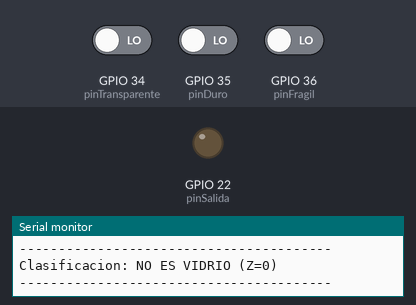
A sketch run on a simulated ESP32. Parts: output pins drawn as LEDs (lit = HIGH), the last lines printed to the serial monitor. Inputs (shaded band) come from the test bench; at power-on: GPIO 36 (pinFragil) LOW, GPIO 34 (pinTransparente) LOW, GPIO 35 (pinDuro) LOW.

Above: at 11.1 s.
11.2 s: GPIO 36 (pinFragil) driven HIGH
At 16.3 s:
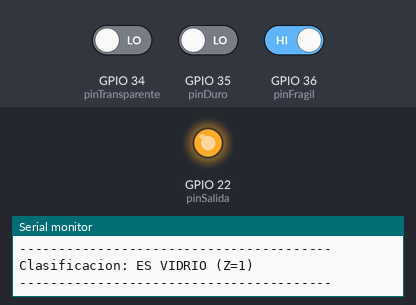
17.4 s: GPIO 34 (pinTransparente) driven HIGH
27.4 s: GPIO 35 (pinDuro) driven HIGH
Timing chart, 0 to 30.4 s (numbered marks = the images above; inputs shaded):
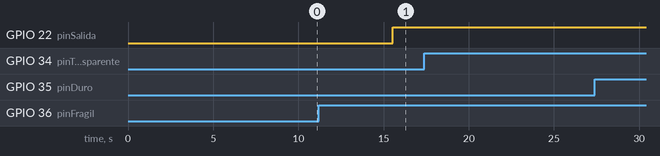

The sketch:

ejercicio1puntob.ino
```cpp
const int pinTransparente = 34;
const int pinDuro = 35;
const int pinFragil = 36;
const int pinSalida = 22;

void setup() {
  pinMode(pinTransparente, INPUT);
  pinMode(pinDuro, INPUT);
  pinMode(pinFragil, INPUT);
  pinMode(pinSalida, OUTPUT);
  Serial.begin(9600);
}

void loop() {
  bool w = digitalRead(pinTransparente);
  bool x = digitalRead(pinDuro);
  bool y = digitalRead(pinFragil);

  bool esVidrio = (w && x) || ((!w || !x) && y);

  digitalWrite(pinSalida, esVidrio);

  Serial.println("----------------------------------------");
  Serial.println("Estado de los sensores:");
  Serial.print("Transparente (w): ");
  Serial.println(w ? "SI" : "NO");
  Serial.print("Duro (x): ");
  Serial.println(x ? "SI" : "NO");
  Serial.print("Fragil (y): ");
  Serial.println(y ? "SI" : "NO");
  Serial.println("----------------------------------------");
  Serial.print("Clasificacion: ");
  if (w && x) {
    Serial.println("ES VIDRIO (Z=1)");
  } else if ((!w || !x) && y) {
    Serial.println("ES VIDRIO (Z=1)");
  } else {
    Serial.println("NO ES VIDRIO (Z=0)");
  }
  Serial.println("----------------------------------------\n");

  delay(5000);
}
```

Measured:
- after the input at 11.2 s, GPIO 22 (pinSalida): LOW → HIGH after 4.3 s
